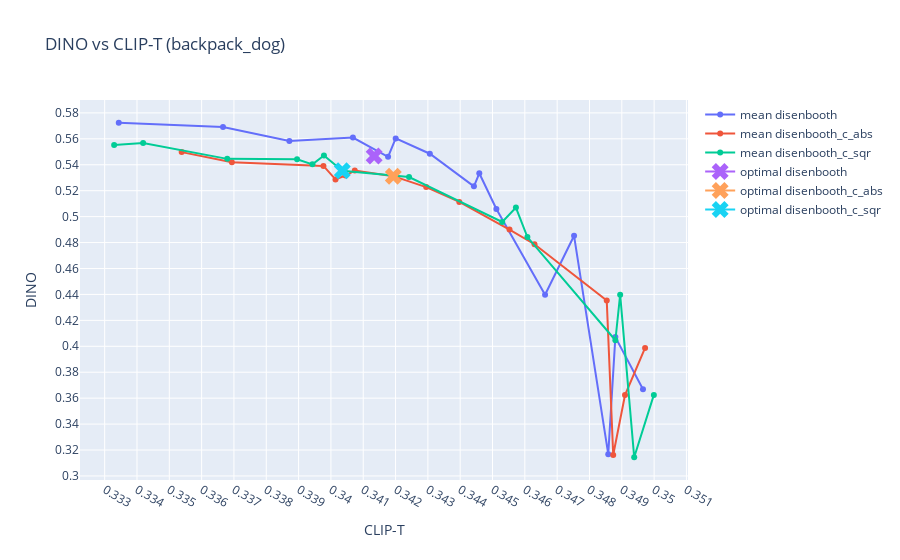

The notebook cell saved with this chart:
### Code cell
def make_super_versus_plot(concept='can', methods=['dreambooth', 'disenbooth', 'mydisenbooth'],
                          metric1='DINO', metric2='CLIP-T', exclude_early=False):
    curves = []
    exclude_early = False
    title = f'{metric1} vs {metric2} ({concept})'
    for method in methods:
        subdf = df[df['method'] == method]
        subdf = subdf[subdf['concept'] == concept].copy()
        if exclude_early:
            subdf = subdf[subdf['iteration'] >= visresemblance_start[method][concept]]
        subdf = subdf.sort_values(['iteration', metric2, metric1])
        mc = list(get_mean_curve([subdf[subdf['seed'] == seed][[metric1, metric2]].values for seed in subdf.seed]))
        mc.sort(key=lambda x: x[1])
        # mc = np.sort(mc, axis=0)
        curves.append(np.array(mc))
    fig = px.scatter(x=curves[0][:, 1], y=curves[0][:, 0], title=title,
                    labels={
                         "x": metric2,
                         "y": metric1,
                     },
    ) #   name='mean ' + methods[0]
    fig.data[-1].showlegend = True
    
    fig.update_traces(mode = 'lines+markers', name='mean ' + methods[0])
    for i in range(1, len(curves)):
         fig.add_scatter(x=curves[i][:, 1], y=curves[i][:, 0], mode='lines+markers', name='mean ' + methods[i],
                    showlegend=True)
    for method in methods:
        subdf = df[df['method'] == method]
        subdf = subdf[subdf['concept'] == concept].copy()
        if exclude_early:
            subdf = subdf[subdf['iteration'] >= visresemblance_start[method][concept]]
        subdf = subdf.sort_values([metric2, metric1])
        try:
            optimal_checkpoints[method][concept]
        except:
            continue
        optimal_solution = subdf[subdf['iteration'] == optimal_checkpoints[method][concept]]
        fig.add_scatter(x=[optimal_solution[metric2].median()],
                y=[optimal_solution[metric1].median()],
                marker_symbol='x', marker_size=15,
               name='optimal ' + method)
    fig.update_yaxes(nticks=15)
    fig.update_xaxes(nticks=20)
    return fig

disenbooth_c_set = ['disenbooth', 'disenbooth_c_abs', 'disenbooth_c_sqr']
normal_set = ['dreambooth', 'disenbooth', 'mydisenbooth', 'dreambooth_lora']
make_super_versus_plot(concept='backpack_dog', methods=disenbooth_c_set).show()

### Figure 1 — Plotly figure (JSON) as saved in the notebook; plotly's stock layout.template omitted (floating-point values rounded to 4 significant figures)
{"data": [{"hovertemplate": "CLIP-T=%{x}<br>DINO=%{y}<extra></extra>", "legendgroup": "", "marker": {"color": "#636efa", "symbol": "circle"}, "mode": "lines+markers", "name": "mean disenbooth", "orientation": "v", "showlegend": true, "type": "scatter", "x": [0.3334, 0.3367, 0.3387, 0.3407, 0.3418, 0.342, 0.3431, 0.3444, 0.3446, 0.3451, 0.3466, 0.3475, 0.3486, 0.3488, 0.3497], "xaxis": "x", "y": [0.5724, 0.5691, 0.5583, 0.5609, 0.5461, 0.5603, 0.5485, 0.5233, 0.5334, 0.5059, 0.4397, 0.4852, 0.3168, 0.4071, 0.3669], "yaxis": "y"}, {"mode": "lines+markers", "name": "mean disenbooth_c_abs", "showlegend": true, "type": "scatter", "x": [0.3354, 0.3369, 0.3398, 0.3401, 0.3405, 0.3407, 0.3419, 0.3429, 0.344, 0.3455, 0.3463, 0.3485, 0.3487, 0.3491, 0.3497], "y": [0.5497, 0.542, 0.5391, 0.5287, 0.5317, 0.5356, 0.5312, 0.5228, 0.5113, 0.49, 0.4787, 0.4353, 0.3162, 0.3624, 0.3987]}, {"mode": "lines+markers", "name": "mean disenbooth_c_sqr", "showlegend": true, "type": "scatter", "x": [0.3333, 0.3342, 0.3368, 0.339, 0.3394, 0.3398, 0.3404, 0.3424, 0.3453, 0.3457, 0.3461, 0.3488, 0.3489, 0.3494, 0.35], "y": [0.5552, 0.5567, 0.5445, 0.5443, 0.5403, 0.5471, 0.5354, 0.5305, 0.4959, 0.507, 0.4842, 0.4047, 0.4398, 0.3144, 0.3625]}, {"marker": {"size": 15, "symbol": "x"}, "name": "optimal disenbooth", "type": "scatter", "x": [0.3413], "y": [0.5467]}, {"marker": {"size": 15, "symbol": "x"}, "name": "optimal disenbooth_c_abs", "type": "scatter", "x": [0.3419], "y": [0.5312]}, {"marker": {"size": 15, "symbol": "x"}, "name": "optimal disenbooth_c_sqr", "type": "scatter", "x": [0.3404], "y": [0.5354]}], "layout": {"autosize": true, "legend": {"tracegroupgap": 0}, "title": {"text": "DINO vs CLIP-T (backpack_dog)"}, "xaxis": {"anchor": "y", "autorange": true, "domain": [0, 1], "nticks": 20, "range": [0.3323, 0.351], "title": {"text": "CLIP-T"}, "type": "linear"}, "yaxis": {"anchor": "x", "autorange": true, "domain": [0, 1], "nticks": 15, "range": [0.2931, 0.5937], "title": {"text": "DINO"}, "type": "linear"}}}
